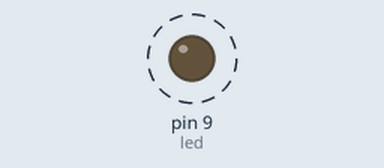
Simulated run of this sketch. Board: Arduino Uno, built with avr-gcc and run on an emulated ATmega328P. Parts: output pins drawn as LEDs (lit = HIGH). Dashed ring = blinking. No radio packets arrive unless stated; what the sketch prints to the serial monitor is not drawn.

Above: at 0.04 s.
Timing chart, 0 to 3.0 s (numbered marks = the images above):
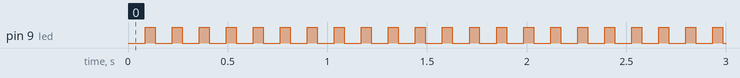

The sketch:

trans.ino
```cpp
#include <RH_ASK.h>
#include <SPI.h> // Not actually used but needed to compile
#define led 9
RH_ASK driver;

void setup()
{
  pinMode(led,OUTPUT);
  Serial.begin(9600);    // Debugging only
  if (!driver.init())
    Serial.println("init failed");
}

void loop()
{
  delay(25);
  const char *msg = "Hello World!";
  driver.send((uint8_t *)msg, strlen(msg));
  driver.waitPacketSent();
  Serial.println("transmitting");
  digitalWrite(led,HIGH);
  delay(50);
  digitalWrite(led,LOW);
}
```

Measured:
- by itself, pin 9 (led): alternates HIGH for 0.05 s and LOW for 0.09 s
